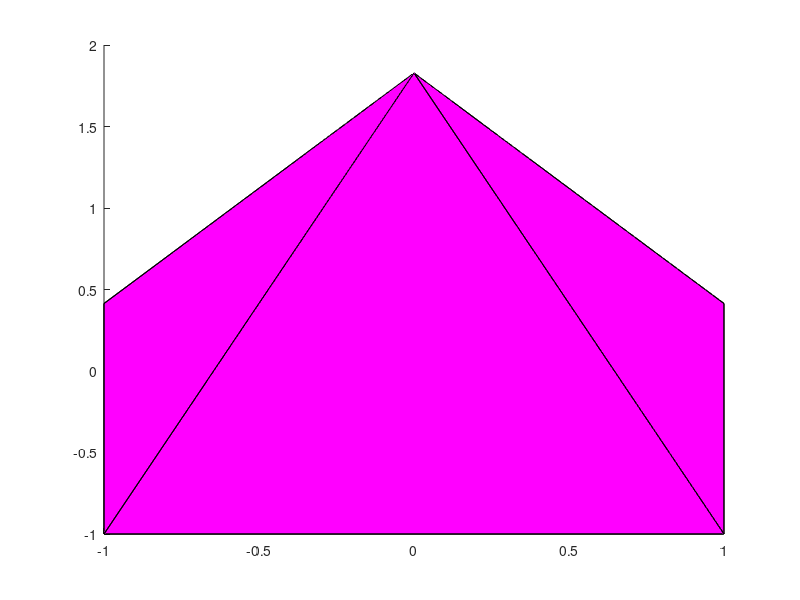

MATLAB code for this plot:
function [piramide, faces] = desenhar_piramide()
  
  % vértices da pirâmide
  vertices = [0 0 0;
              0 1 0;
              1 1 0;
              1 0 0;
              0.5 0.5 1];

  % faces da pirâmide
  faces = [1 2 3 4;
           1 5 2 1;
           2 5 3 2;
           3 5 4 3;
           4 5 1 4];
 
  % tamanho em cada coordenada   
  X = 2;
  Y = 2;
  Z = 3;
  
  % origem da pirâmide
  CX = -X/2;
  CY = -Y/2;
  CZ = 0;
  
  % matriz de rotação
  MR = [1 0 0; 0 cos(pi/4) -sin(pi/4); 0 sin(pi/4) cos(pi/4)];
  
  % matriz de escala
  ME = [2 0 0; 0 2 0; 0 0 3];

  vertices = vertices * ME * MR;

  piramide = [vertices(:,1)+CX,vertices(:,2)+CY,vertices(:,3)+CZ];
  patch('Faces',faces,'Vertices',piramide,'FaceColor','m');
end